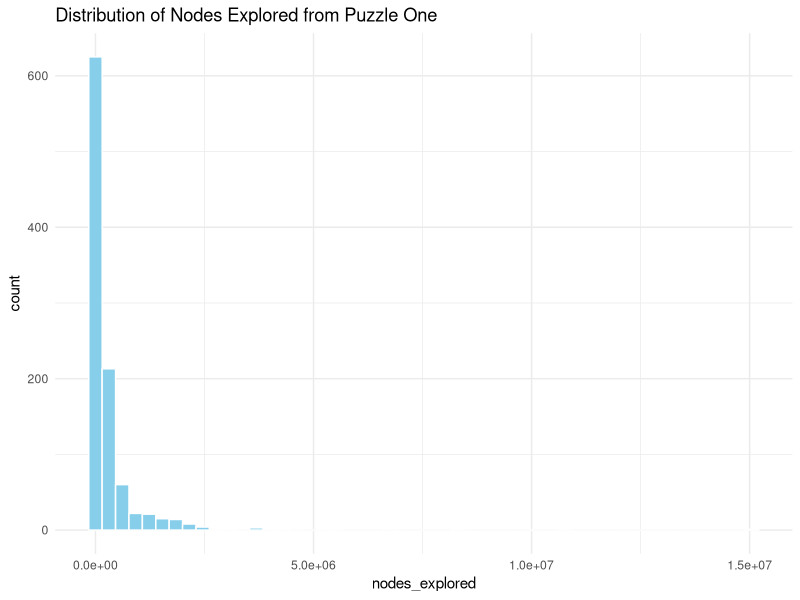
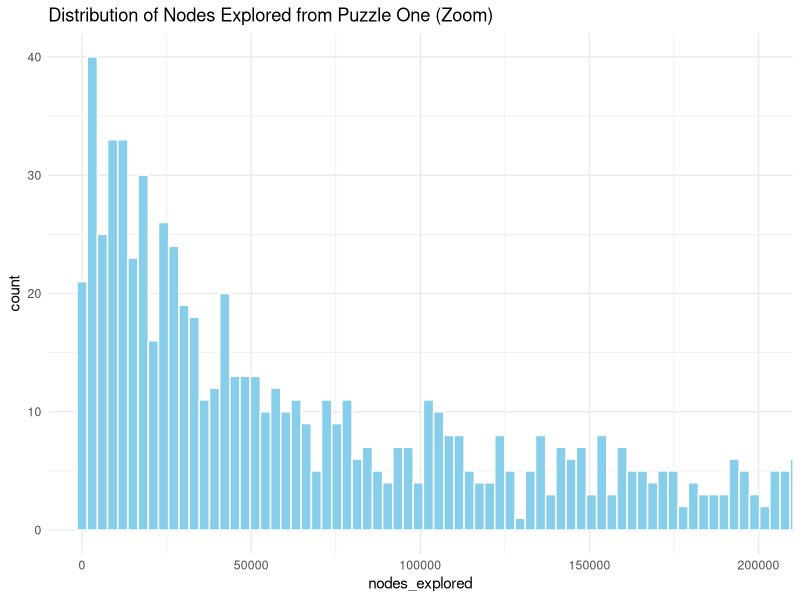
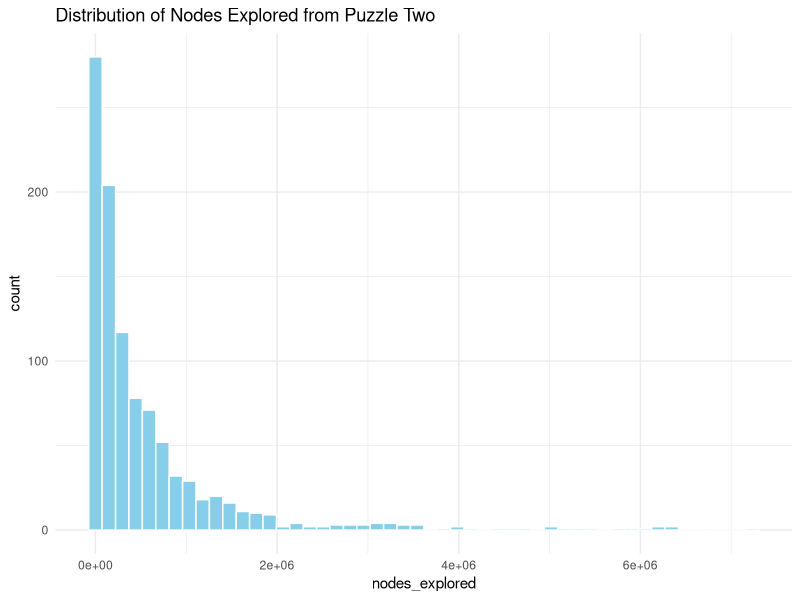
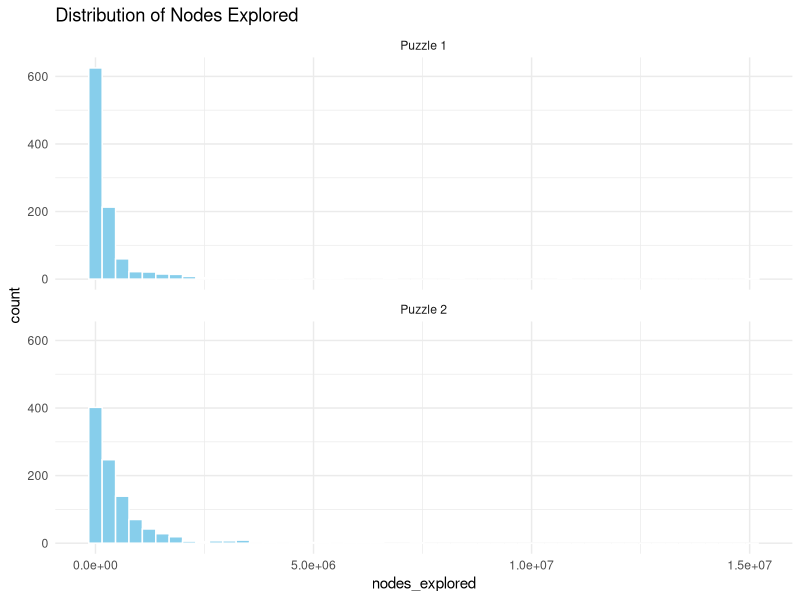
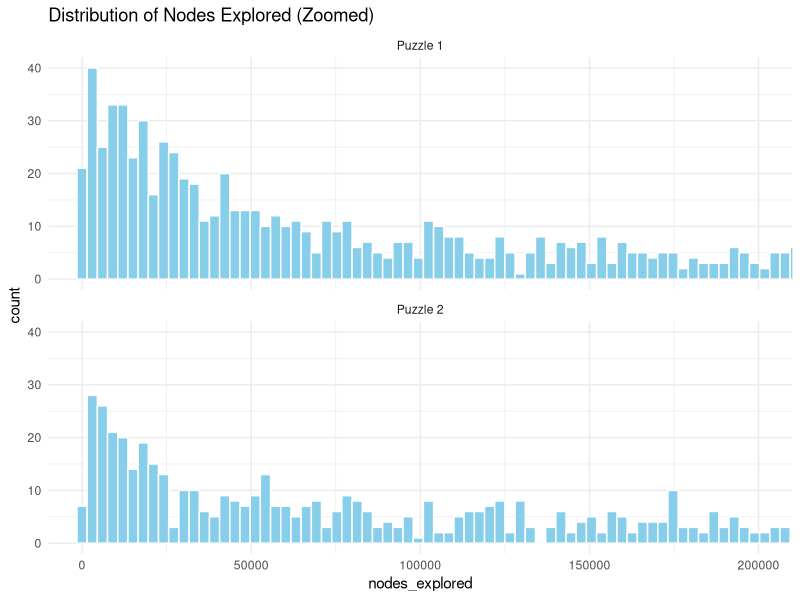
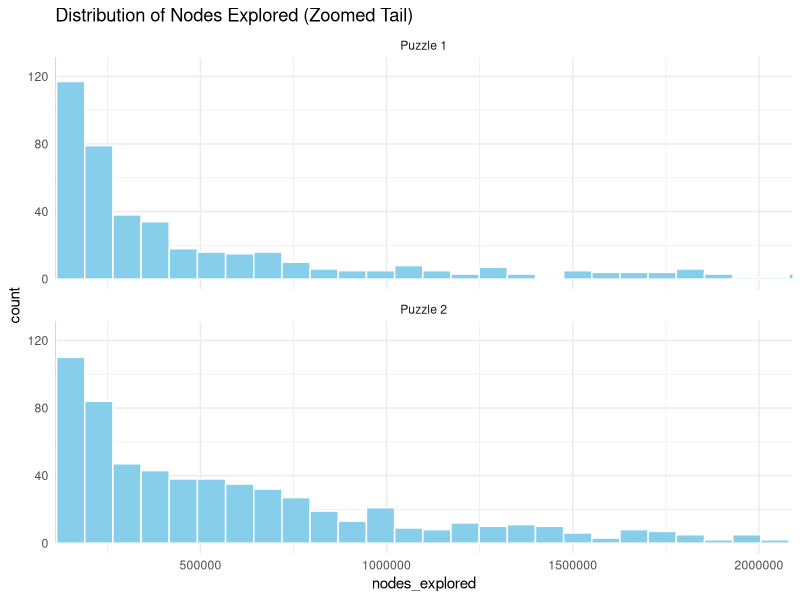
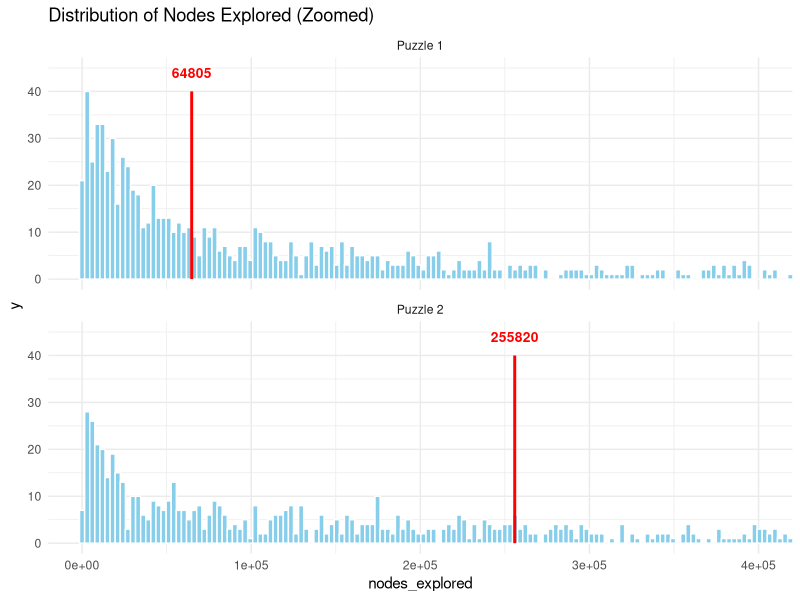

Generate these figures, in order, with R:
## ---- chunk 1
#| include: false
options(repos = c(CRAN = "https://cran.rstudio.com/"))
## ---- chunk 2
#| echo: false
library(tidyverse)
library(dplyr)
library(here)
library(patchwork)
## ---- chunk 3
rand_1 <- read_csv(here("data", "rand_sample_1.csv"))

processed_rand_1 <- rand_1 |>
  filter(is_solved == TRUE)

glimpse(processed_rand_1)
## ---- chunk 4
plot1 <- ggplot(processed_rand_1, aes(x = nodes_explored)) +
  geom_histogram(bins = 50, fill = "skyblue", color = "white") +
  labs(title = "Distribution of Nodes Explored from Puzzle One") +
  theme_minimal()

one_mean <- mean(processed_rand_1$nodes_explored, na.rm = TRUE)
one_median <- median(processed_rand_1$nodes_explored, na.rm = TRUE)

plot1

cat("Mean: ", one_mean, "\n")
cat("Median: ", one_median)
## ---- chunk 5
plot1_zoom <- ggplot(processed_rand_1, aes(x = nodes_explored)) +
  geom_histogram(bins = 5000, fill = "skyblue", color = "white") +
  coord_cartesian(xlim = c(0, 200000)) +
  labs(title = "Distribution of Nodes Explored from Puzzle One (Zoom)") +
  theme_minimal()

plot1_zoom
## ---- chunk 6
rand_2 <- read_csv(here("data", "rand_sample_1_2.csv"))

processed_rand_2 <- rand_2 |>
  filter(is_solved == TRUE)

glimpse(processed_rand_2)
## ---- chunk 7
plot2 <- ggplot(processed_rand_2, aes(x = nodes_explored)) +
  geom_histogram(bins = 50, fill = "skyblue", color = "white") +
  labs(title = "Distribution of Nodes Explored from Puzzle Two") +
  theme_minimal()

one_mean <- mean(processed_rand_2$nodes_explored, na.rm = TRUE)
one_median <- median(processed_rand_2$nodes_explored, na.rm = TRUE)

plot2
cat("Mean: ", one_mean, "\n")
cat("Median: ", one_median)
## ---- chunk 8
# Combine both datasets
combined_data <- bind_rows(
  processed_rand_1 |> mutate(puzzle = "Puzzle 1"),
  processed_rand_2 |> mutate(puzzle = "Puzzle 2")
)

# Create faceted plot - automatically shares scales
ggplot(combined_data, aes(x = nodes_explored)) +
  geom_histogram(bins = 50, fill = "skyblue", color = "white") +
  facet_wrap(~ puzzle, ncol = 1, scales = "fixed") +  # or use "fixed" for identical scales
  labs(title = "Distribution of Nodes Explored") +
  theme_minimal()
## ---- chunk 9
# You might want to adjust bins when zooming
ggplot(combined_data, aes(x = nodes_explored)) +
  geom_histogram(bins = 5000, fill = "skyblue", color = "white") + # More bins when zoomed
  facet_wrap(~ puzzle, ncol = 1, scales = "fixed") +
  labs(title = "Distribution of Nodes Explored (Zoomed)") +
  theme_minimal() +
  coord_cartesian(xlim = c(0, 200000))
## ---- chunk 10
# You might want to adjust bins when zooming
ggplot(combined_data, aes(x = nodes_explored)) +
  geom_histogram(bins = 200, fill = "skyblue", color = "white") + # More bins when zoomed
  facet_wrap(~ puzzle, ncol = 1, scales = "fixed") +
  labs(title = "Distribution of Nodes Explored (Zoomed Tail)") +
  theme_minimal() +
  coord_cartesian(xlim = c(200000, 2000000),
                  ylim = c(0, 125))
## ---- chunk 11
puz_1_diff <- processed_rand_1 |>
  summarize(mean_diff = mean(difficulty)) |>
  pull(mean_diff)

puz_2_diff <- processed_rand_2 |>
  summarize(mean_diff = mean(difficulty)) |>
  pull(mean_diff)

cat("Puzzle 1 Difficulty: ", puz_1_diff, "\n")
cat("Puzzle 2 Difficulty: ", puz_2_diff)
## ---- chunk 12
rand_1_mod <- read_csv(here("data", "rand_sample_1_1_mod.csv"))
rand_2_mod <- read_csv(here("data", "rand_sample_1_2_mod.csv"))

data_rand_1_mod <- rand_1 |>
  filter(is_solved == TRUE)

data_rand_2_mod <- rand_2 |>
  filter(is_solved == TRUE)

# Combine both datasets
combined_data_mod <- bind_rows(
  data_rand_1_mod |> mutate(puzzle = "Puzzle 1"),
  data_rand_2_mod |> mutate(puzzle = "Puzzle 2")
)

def_ord_values_mod <- combined_data_mod |>
  filter(run_id == 0)

glimpse(combined_data_mod)
## ---- chunk 13
# You might want to adjust bins when zooming
ggplot(combined_data, aes(x = nodes_explored)) +
  geom_histogram(bins = 5000, fill = "skyblue", color = "white") + # More bins when zoomed
  geom_segment(data = def_ord_values_mod, 
               aes(x = nodes_explored, xend = nodes_explored,
                   y = 0, yend = 40),  # Customize yend to control line height
               color = "red", 
               linewidth = 1, 
               linetype = "solid") +
  geom_text(data = def_ord_values_mod,
            aes(x = nodes_explored, y = 45, 
                label = paste(nodes_explored)),
            color = "red", 
            vjust = 1, 
            hjust = 0.5,
            size = 3.5,
            fontface = "bold") +
  facet_wrap(~ puzzle, ncol = 1, scales = "fixed") +
  labs(title = "Distribution of Nodes Explored (Zoomed)") +
  theme_minimal() +
  coord_cartesian(xlim = c(0, 400000))
